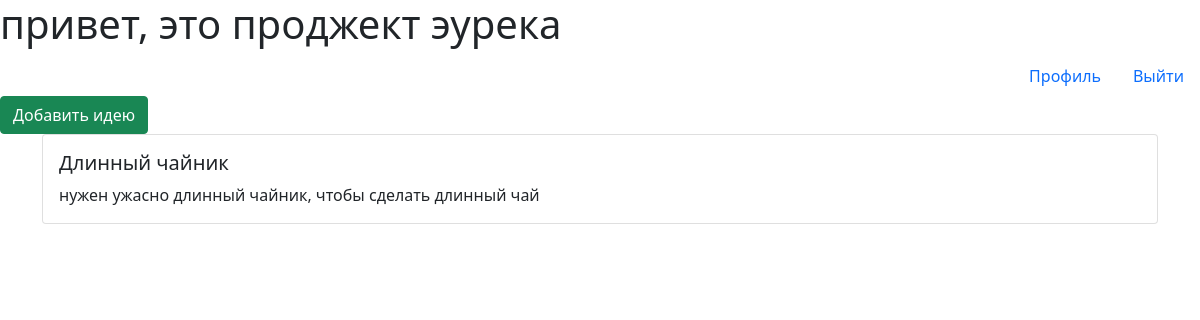
Screenshot of / (signed in) with the database file from the repository.
### main_site/models.py (models this page shows)
class Idea(Model):
    name = CharField(max_length=265)
    description = CharField(max_length=10)
    author = ForeignKey(to=User, on_delete=CASCADE, default=1)
    likes = IntegerField(default=0)
    dislikes = IntegerField(default=0)

### main_site/views.py (the view)
# urls.py: path('', views.index_view, name='index'),
def index_view(request):
    context = {
        'user': request.user,
        'ideas': Idea.objects.all()
    }
    return render(request, 'index.html', context)

### templates/index.html (shortened to what this page needs)
<!DOCTYPE html>
<html lang="en">
<head>
    <link href="https://cdn.jsdelivr.net/npm/bootstrap@5.0.2/dist/css/bootstrap.min.css" rel="stylesheet">
</head>
<body>
    <h1>привет, это проджект эурека</h1>
    {% if user.is_authenticated %}
    <ul class="nav justify-content-end">
        <li><a href="{% url 'profile' %}" class="nav-link">Профиль</a></li>
       <li><a class="nav-link" href="{% url 'logout' %}">Выйти</a></li>
    </ul>
    <a href="{% url 'new_idea' %}" class="btn btn-success">Добавить идею</a>
    <div class="container">
        {% for idea in ideas %}
        <div class="card">
            <div class="card-body">
                <h5 class="card-title">{{idea.name}}</h5>
                <p class="card-text">{{idea.description}}</p>
            </div>
        </div>
        {% endfor %}
    </div>
    {% else %}
    <a class="btn btn-secondary" href="{% url 'login' %}">Вход</a>
    <a class="btn btn-primary" href="{% url 'registration' %}">Регистрация</a>
    {% endif %}
</body>
</html>

### rows the page displays
Idea: name "Длинный чайник", description "нужен ужасно длинный чайник, чтобы сделать длинный чай"
